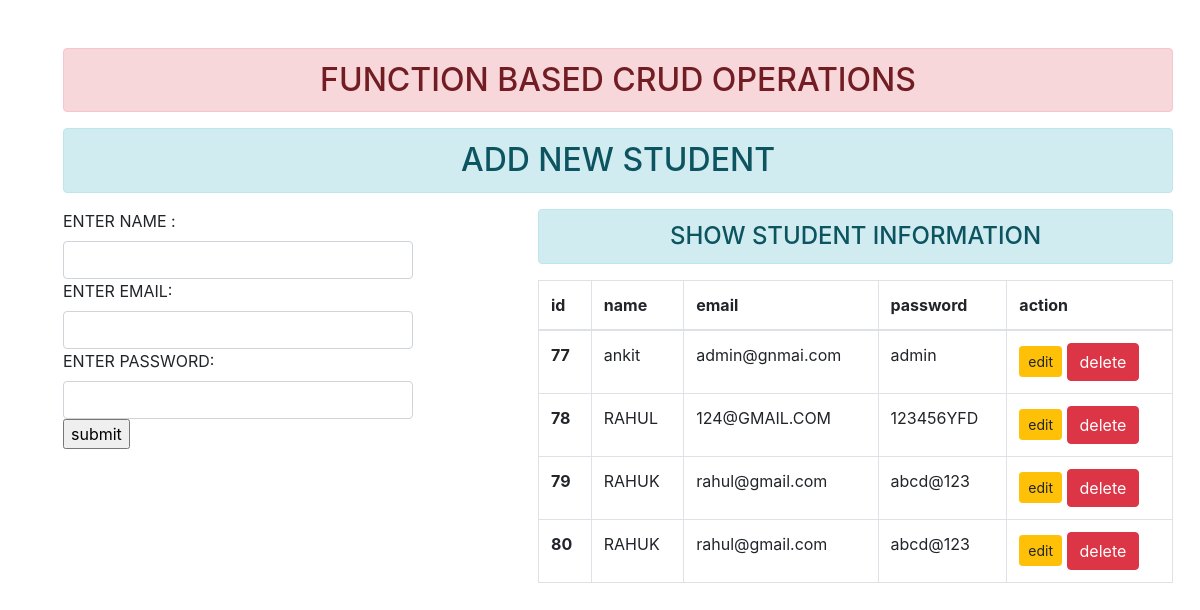
The page / on the database its author committed.
### enroll/models.py (models this page shows)
class User(models.Model):
    name = models.CharField(max_length=70)
    email = models.EmailField(max_length=100)
    password = models.CharField(max_length=100)

### enroll/views.py (the view)
# urls.py: path('', views.addandshow , name = "addandshow"),
def addandshow(request):
    if request.method == "POST":                      ## True
        fm = StudentRegistration(request.POST)        ###
        if fm.is_valid():
            nm = fm.cleaned_data['name']
            em = fm.cleaned_data['email']
            pw = fm.cleaned_data['password']
            reg = User(name= nm , email=em , password = pw)
            reg.save()
            fm= StudentRegistration()
            stu= User.objects.all()
    else:
        fm= StudentRegistration()
        stu= User.objects.all()         ##  stu=None
    return render(request , 'enroll/addandshow.html' , {'form':fm , 'stu':stu})

### enroll/forms.py
class StudentRegistration(forms.ModelForm):
    class Meta:
        model = User
        fields = ['name', 'email', 'password']
        labels = {'name': 'ENTER NAME ' , 'email': 'ENTER EMAIL' , 'password' : 'ENTER PASSWORD' }
        widgets = {
            'name' : forms.TextInput(attrs={'class': 'form-control' }),
            'email': forms.EmailInput(attrs={'class':'form-control','autocomplete':'off'}),
            'password' : forms.PasswordInput( render_value=True ,attrs={'class':'form-control'})
        }

### enroll/templates/enroll/addandshow.html (shortened to what this page needs)
{% extends 'enroll/base.html' %}
{% block content %}
<h2 class="text-center  text-uppercase alert alert-info">ADD new student </h2>
<div class="row">
    <div class="col-sm-4">
        <form action="" method="post" autocomplete="off">
            {% for fm in form %}
                {{fm.label_tag}} {{fm}} {{fm.errors|striptags}}
            {% endfor %}
            <input type="submit" value="submit">
        </form>
    </div>
    <div class="col-sm-7 offset-1">
        <h4 class="text-center text-uppercase alert alert-info">show student information</h4>
        {% if stu %}
        <table class="table table-bordered">
            <thead>
              <tr>
                <th scope="col">id</th>
                <th scope="col">name</th>
                <th scope="col">email</th>
                <th scope="col">password</th>
                <th scope="col">action</th>
              </tr>
            </thead>
            <tbody>
                {% for st in stu %}
                <tr>
                  <th scope="row">{{st.id}}</th>
                  <td>{{st.name}}</td>
                  <td>{{st.email}}</td>
                  <td>{{st.password}}</td>
                  <td>
                      <a href=" {% url 'updatedata' st.id %} " class="btn btn-warning btn-sm"> edit</a>
                      <form action=" {% url 'deletedata' st.id %}  " method="post" class="d-inline">
                        <input type="submit" class="btn btn-danger" value="delete">
                      </form>
                  </td>
                </tr>
                {% endfor %}
            </tbody>
          </table>
        {% else %}
            <h4 class="text-center alert alert-warning text-uppercase"> we dont have records </h4>
        {% endif %}
    </div>
</div>
{% endblock content %}

### enroll/templates/enroll/base.html (shortened to what this page needs)
{% load static %}
<!DOCTYPE html>
<html lang="en">
<head>
    <link rel="stylesheet" href="{% static 'enroll/css/bootstrap.css' %}">
</head>
<body>
    <div class="container m-5">
        <h2 class="text-center alert alert-danger text-uppercase">function based crud operations </h2>
        {% block content %}
        {% endblock content %}
    </div>
</body>
</html>

### rows shown on the page
User: id "77", name "ankit", email "admin@gnmai.com", password "admin"
User: id "78", name "RAHUL", email "124@GMAIL.COM", password "123456YFD"
User: id "79", name "RAHUK", email "rahul@gmail.com", password "abcd@123"
User: id "80", name "RAHUK", email "rahul@gmail.com", password "abcd@123"

### other values the page prints
{{ fm.label_tag }} "ENTER NAME :" "ENTER EMAIL:" "ENTER PASSWORD:"
